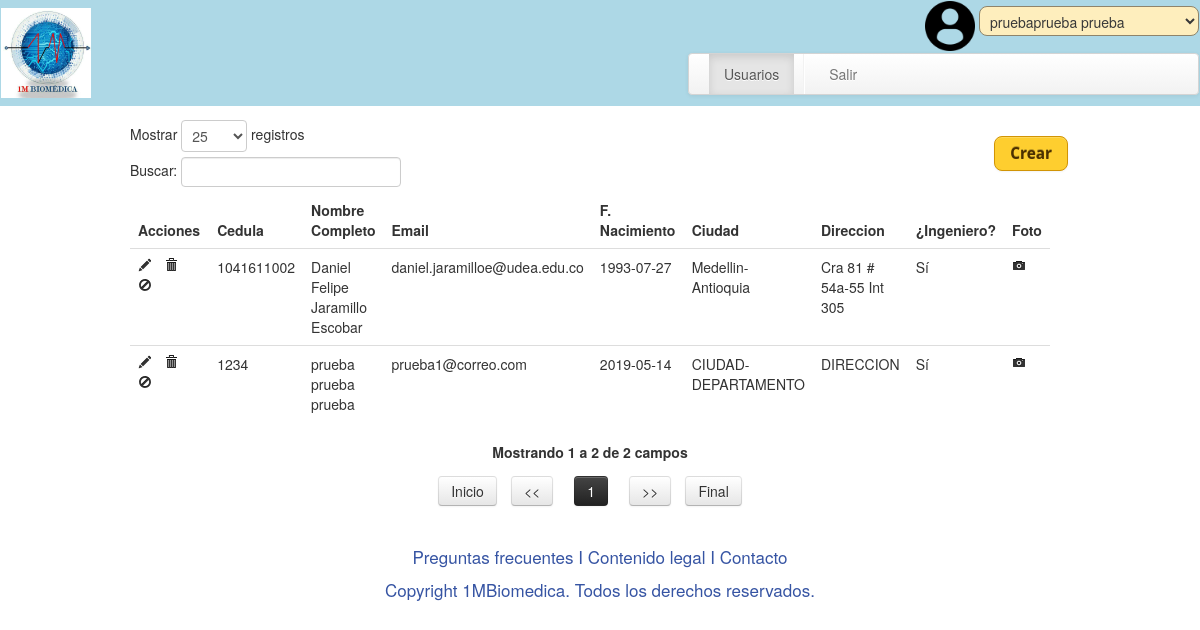
Screenshot of /usuario.php (signed in) with the database file from the repository.
### tables this page shows
CREATE TABLE IF NOT EXISTS `biome1m_usuarios` (
  `usuarios_id` INT NOT NULL AUTO_INCREMENT,
  `usuarios_cedula` INT NOT NULL,
  `usuarios_nombres` VARCHAR(45) NULL,
  `usuarios_apellidos` VARCHAR(45) NULL,
  `usuarios_correo` VARCHAR(100) NULL,
  `usuarios_contrasena` VARCHAR(100) NULL,
  `usuarios_nacimiento` DATE NULL,
  `usuarios_ciudad` VARCHAR(45) NULL,
  `usuarios_departamento` VARCHAR(45) NULL,
  `usuarios_direccion` VARCHAR(100) NULL,
  `usuarios_lineacorreo` TINYINT NULL,
  `usuarios_correosespeciales` TINYINT NULL,
  `usuarios_borrado` TINYINT NULL,
  `usuarios_fechamodifi` TINYINT NULL,
  `usuarios_ingeniero` TINYINT NULL,
  PRIMARY KEY (`usuarios_id`));

### include/generic_validate_session.php (called while the page is built, shortened)
<?php
include 'SessionData.php';
$SESSION_DATA = new SessionData();
?>

### include/SessionData.php (called while the page is built, shortened)
<?php
class SessionData {
    public function getPermission($id) {
	$permisos = $_SESSION['usuario']['permisos'];
	return (in_array($id, $permisos));
    }
}
?>

### lib/ControllerUser.php (called while the page is built, shortened)
<?php
include 'ConectionDb.php';
include 'Util.php';
class ControllerUser {
    private $conexion, $CDB, $op, $id, $euid, $sdid;
    private $UTILITY;
    private $response;
    function __construct() {
        $this->CDB = new ConectionDb();
        $this->UTILITY = new Util();
        $this->conexion = $this->CDB->openConect();
        $rqst = $_REQUEST;
        $this->op = isset($rqst['op']) ? $rqst['op'] : '';
        if ($this->op == 'usrsavegeneral') {
            $this->nombre = isset($rqst['nombre']) ? $rqst['nombre'] : '';
            $this->apellido = isset($rqst['apellido']) ? $rqst['apellido'] : '';
            $this->identificacion = isset($rqst['cedula']) ? $rqst['cedula'] : '';
            $this->email = isset($rqst['email']) ? $rqst['email'] : '';
            $this->pass = isset($rqst['pass']) ? $rqst['pass'] : '';
            $this->fechanaci = isset($rqst['fechanaci']) ? $rqst['fechanaci'] : '';
            $this->ciudad = isset($rqst['ciudad']) ? $rqst['ciudad'] : '';
            $this->departamento = isset($rqst['departamento']) ? $rqst['departamento'] : '';
            $this->direccion = isset($rqst['direccion']) ? $rqst['direccion'] : '';
            $this->lineacorreo = isset($rqst['lineacorreo']) ? $rqst['lineacorreo'] : 0;
            $this->especialco = isset($rqst['especialco']) ? $rqst['especialco'] : 0;
            $this->ingeniero = isset($rqst['ingeniero']) ? $rqst['ingeniero'] : 0;
            $this->usrsavegeneral();
        }else if ($this->op == 'usrlogin2') {
            $this->email = isset($rqst['email']) ? $rqst['email'] : '';
            $this->pass = isset($rqst['pass']) ? $rqst['pass'] : '';
            $this->usrlogin();
        } else if ($this->op == 'usrget') {
            $this->usrget();
        } else if ($this->op == 'usrprfget') {
            $this->usrprfget();
        } else if ($this->op == 'usrprfsave') {
            $this->chk = isset($rqst['chk']) ? $rqst['chk'] : '';
            $this->usrprfsave();
        } else if ($this->op == 'usrdelete') {
            $this->usrdelete();
        } else if ($this->op == 'noautorizado') {
            $this->response = $this->UTILITY->error_invalid_authorization();
        } else {
            $this->response = $this->UTILITY->error_invalid_method_called();
        }
    }
    public function usrget() {
        $q = "SELECT * FROM biome1m_usuarios WHERE usuarios_borrado = 0 ORDER BY usuarios_nombres ASC";
        $con = mysqli_query($this->conexion, $q) or die(mysqli_error($this->conexion) . "***ERROR: " . $q);
        $resultado = mysqli_num_rows($con);
        $arr = array();
        while ($obj = mysqli_fetch_object($con)) {
            $arr[] = array(
                'id' => $obj->usuarios_id,
                'cedula' => $obj->usuarios_cedula,
                'nombres' => ($obj->usuarios_nombres),
                'apellidos' => ($obj->usuarios_apellidos),
                'email' => ($obj->usuarios_correo),
                'fnacimiento' => ($obj->usuarios_nacimiento),
                'ciudad' => ($obj->usuarios_ciudad),
                'departamento' => ($obj->usuarios_departamento),
                'direccion' => ($obj->usuarios_direccion),
                'lcorreo' => ($obj->usuarios_lineacorreo),
                'coespeciales' => ($obj->usuarios_correosespeciales),
                'ing' => ($obj->usuarios_ingeniero),
                'dtcreate' => ($obj->usuarios_fechamodifi));
        }
        if ($resultado > 0) {
            $arrjson = array('output' => array('valid' => true, 'response' => $arr));
        } else {
            $arrjson = $this->UTILITY->error_no_result();
        }
        $this->response = ($arrjson);
    }
    public function getResponse() {
        return $this->response;
    }
}
?>

### lib/ConectionDb.php (called while the page is built, shortened)
<?php
class ConectionDb {
    private $host, $user, $pass, $db, $connection, $server_date;
    public function __construct() {
	$this->host = "localhost";
	$this->pass = "";
	$this->user = "root";
	$this->db = "biomedica1m_db";
    }
    public function openConect() {
	$this->connection = mysqli_connect($this->host, $this->user, $this->pass, $this->db);
	return $this->connection;
    }
}
?>

### lib/Util.php (called while the page is built, shortened)
<?php
class Util {
    public function error_invalid_method_called() {
        return array('output' => array('valid' => false, 'response' => array('code' => '101', 'content' => ' Metodo no existe.')));
    }
}
?>

### usuario.php (the view, shortened to what this page needs)
<?php
include 'include/generic_validate_session.php';
include 'lib/ControllerUser.php';
$create = $SESSION_DATA->getPermission(2);
$edit = $SESSION_DATA->getPermission(3);
$delete = $SESSION_DATA->getPermission(4);
$editpermission = $SESSION_DATA->getPermission(5);
$USUARIO = new ControllerUser();
$USUARIO->usrget();
$arrusuarios = $USUARIO->getResponse();
$isvalid = $arrusuarios['output']['valid'];
$arrusuarios = $arrusuarios['output']['response'];
?>
<!DOCTYPE html>
<html>
    <head>
	<?php include 'include/generic_head.php'; ?>
    </head>
    <body>
        <header>
	        <?php
            $_ACTIVE_SIDEBAR = 'usuario';
            include 'include/generic_header.php';
            ?>
        </header>
        <section id="section_wrap">
            <div class="container">
		        <?php
		            if ($create) {
		        ?>
                        <a href="#" id="crearusuario" class="btn btn-info botoncrear">Crear</a>
		        <?php
		            }
		        ?>
                <div>
                    <table class="table table-hover dyntable" id="dynamictable">
                        <thead>
                            <tr>
                                <th class="head0" style="width: 70px;">Acciones</th>
                                <th class="head1">Cedula</th>
                                <th class="head0">Nombre Completo</th>
                                <th class="head1">Email</th>
                                <th class="head0">F. Nacimiento</th>
                                <th class="head1">Ciudad</th>
                                <th class="head0">Direccion</th>
                                <th class="head1">¿Ingeniero?</th>
                                <th class="head0">Foto</th>
                            </tr>
                        </thead>
                        <colgroup>
                            <col class="con0" />
                            <col class="con1" />
                            <col class="con0" />
                            <col class="con1" />
                            <col class="con0" />
                            <col class="con1" />
                            <col class="con0" />
                            <col class="con1" />
                            <col class="con0" />
                        </colgroup>
                        <tbody>
			                <?php
			                    $c = count($arrusuarios);
			                    if ($isvalid) {
				                    for ($i = 0; $i < $c; $i++) {
				            ?>
				            <tr class="gradeC">
					            <td class="con0">
					        <?php
					                    if ($delete) {
						    ?>
	    				            <a href="#" onclick="USUARIO.editdata(<?php echo $arrusuarios[$i]['id']; ?>);"><span class="icon-pencil"></span></a><span>&nbsp;&nbsp;</span>
						    <?php
					                    }
					                    if ($edit) {
						    ?>
	    				            <a href="#" onclick="USUARIO.deletedata(<?php echo $arrusuarios[$i]['id']; ?>);"><span class="icon-trash"></span></a><span>&nbsp;&nbsp;</span>
						    <?php
					                    }
					                    if ($editpermission && $arrusuarios[$i]['ing']) {
						    ?>
	    				            <a href="#" onclick="USUARIO.editpermission(<?php echo $arrusuarios[$i]['id']; ?>);"><span class="icon-ban-circle"></span></a>
						    <?php
					                    }
					        ?>
					            </td>
					            <td class="con1"><?php echo $arrusuarios[$i]['cedula']; ?></td>
					            <td class="con0"><?php echo $arrusuarios[$i]['nombres'] . ' ' . $arrusuarios[$i]['apellidos']; ?></td>
					            <td class="con1"><?php echo $arrusuarios[$i]['email']; ?></td>
					            <td class="con0"><?php echo $arrusuarios[$i]['fnacimiento']; ?></td>
                                <td class="con1"><?php echo $arrusuarios[$i]['ciudad'] . '-' . $arrusuarios[$i]['departamento']?></td>
                                <td class="con0"><?php echo $arrusuarios[$i]['direccion']?></td>
                                <td class="con1"><?php if($arrusuarios[$i]['ing'] == 1){echo 'Sí';}else{echo 'No';};?></td>
                                <td class="con0"><a href="#" onclick="USUARIO.editpermission(<?php echo $arrusuarios[$i]['id']; ?>);"><span class="icon-camera"></span></a></td>
                            </tr>
				            <?php
				                    }
			                    }
			                ?>
                        </tbody>
                    </table>
                </div>
            </div>
        </section>
        <footer id="footer_wrap">
	    <?php include 'include/generic_footer.php'; ?>
        </footer>
        <link rel="stylesheet" media="screen" href="css/dynamictable.css" type="text/css" />
    </body>
</html>

### include/generic_head.php (shortened to what this page needs)
<link rel="stylesheet" type="text/css" href="css/app.css" />
<link rel="stylesheet" type="text/css" href="css/global.css">
<link rel="stylesheet" type="text/css" href="css/bootstrap/bootstrap.css" />
<link rel="stylesheet" media="screen" href="css/sunny/jquery-ui-1.10.2.custom.min.css" type="text/css" />

### include/generic_header.php (shortened to what this page needs)
<div align="left" class="divider" style="color: ">
    <table width="1365px"
        <tr>
            <td rowspan="2" width="685px" bgcolor="#add8e6">
                <img src="images/cabezote.jpg" width="90px" alt="1mbiomedica"/>
            </td>
            <td bgcolor="#add8e6" align="right">
                <?php
                if (isset($_SESSION['usuario'])){
                    ?>
                    <img src="images/64572.png" width="50px" alt="FueraDeSesion"/>
                    <select name="informacion" id="informacion" class="text ui-widget-content ui-corner-all" onclick="">
                        <option value="1"><?php echo $_SESSION['usuario']['nombres'] . $_SESSION['usuario']['apellidos']?></option>
                    </select>
                    <?php
                }
                else {
                    ?>
                    <img src="images/64572.png" width="50px" alt="FueraDeSesion"/>
                    <a href="#" id="iniciosesion" class="btn btn-info botoncrear">Iniciar Sesión</a>
                <?php
                }
                ?>
            </td>
        <tr>
            <td bgcolor="#add8e6">
                <div class="navbar">
                    <div class="navbar-inner">
                        <ul class="nav">
                            <?php
                            if (isset($_SESSION['usuario']) && $_SESSION['usuario']['ingeniero'] == 1) {
                                if($SESSION_DATA->getPermission(1)){
                                    ?>
                                    <li <?php if ($_ACTIVE_SIDEBAR == "usuario") echo 'class="active"'; ?>><a href="usuario.php">Usuarios</a></li>
                                    <li class="divider-vertical"></li>
                                    <?php
                                }
                                    ?>
                                    <li <?php if ($_ACTIVE_SIDEBAR == "salir") echo 'class="active"'; ?>><a href="logout.php">Salir</a></li>
                                <?php
                            }
                            ?>
                        </ul>
                    </div>
                </div>
            </td>
        </tr>
    </table>
</div>

### include/generic_footer.php
<div class="boxBtnFooter">
    <a class="BtnFooter" href="#">Preguntas frecuentes</a> I
    <a class="BtnFooter" href="#">Contenido legal</a> I
    <a class="BtnFooter" href="#">Contacto</a></div>
<div id="boxCopyFooter">
    Copyright 1MBiomedica. Todos los derechos reservados.
</div>

### css/app.css (style rules this page uses)
a.BtnFooter:link, a.BtnFooter:visited { color:#3654A3; text-decoration:none; }
.boxBtnFooter { color:#3654A3; font-size:17px; margin-left:auto; margin-right:auto; margin-top:13px; text-align:center; width:400px; text-decoration:none; }
#boxCopyFooter { color:#3654A3; font-size:17px; margin-left:auto; margin-right:auto; margin-top:13px; text-align:center; width:650px; }

### css/global.css (style rules this page uses)
ol,ul { list-style:none; }

### css/dynamictable.css (style rules this page uses)
.botoncrear { position: relative; top: 30px; float: right; }

### rows the page displays
biome1m_usuarios: usuarios_cedula "1041611002", usuarios_nombres "Daniel Felipe", usuarios_apellidos "Jaramillo Escobar", usuarios_correo "daniel.jaramilloe@udea.edu.co", usuarios_nacimiento "1993-07-27", usuarios_ciudad "Medellin", usuarios_departamento "Antioquia", usuarios_direccion "Cra 81 # 54a-55 Int 305"
biome1m_usuarios: usuarios_cedula "1234", usuarios_nombres "prueba", usuarios_apellidos "prueba prueba", usuarios_correo "prueba1@correo.com", usuarios_nacimiento "2019-05-14", usuarios_ciudad "CIUDAD", usuarios_departamento "DEPARTAMENTO", usuarios_direccion "DIRECCION"

### other values shown
form field informacion "pruebaprueba prueba"
